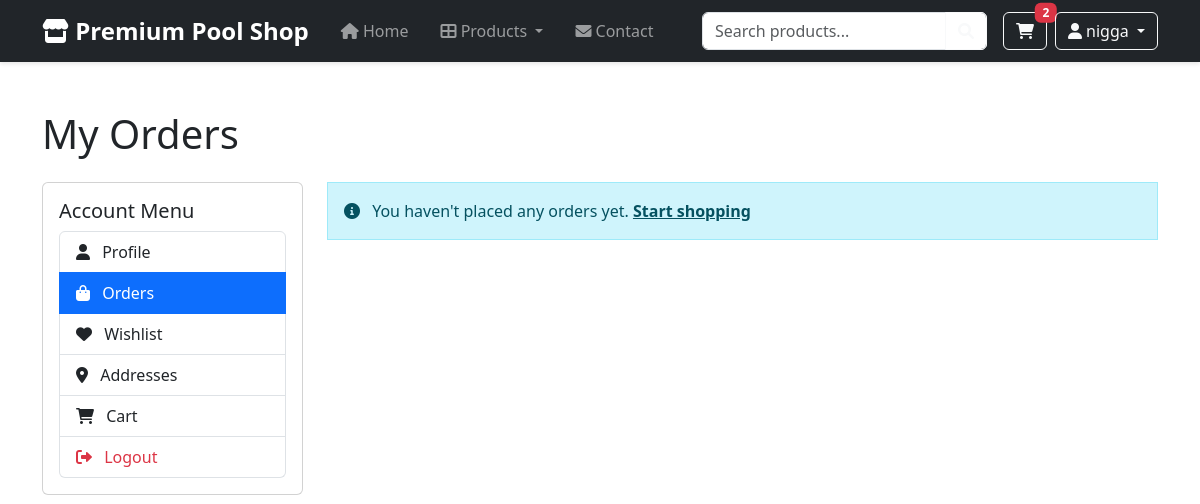
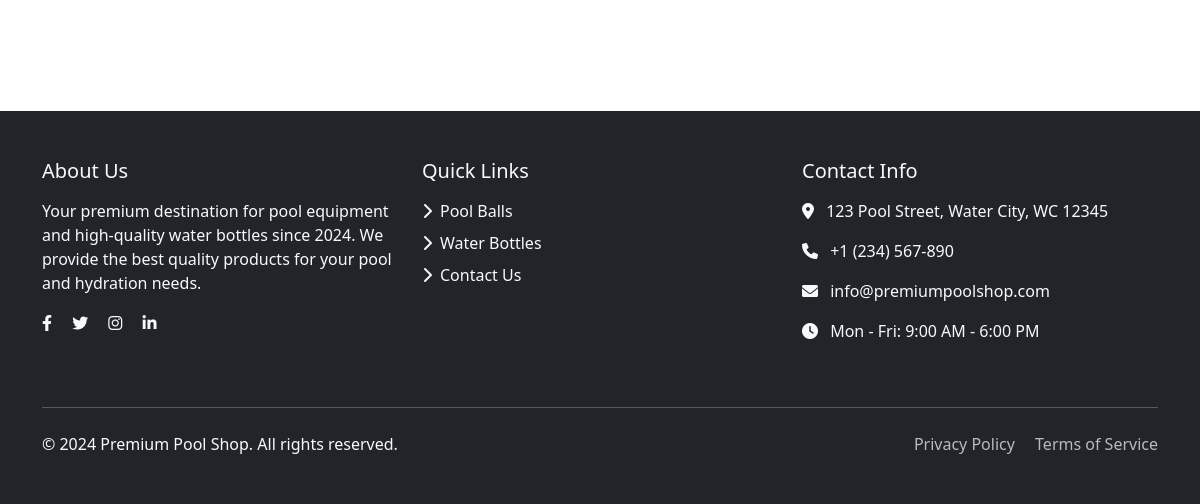
The page /orders/orders.php (signed in) on the database as committed earlier (2 pictures, top to bottom).
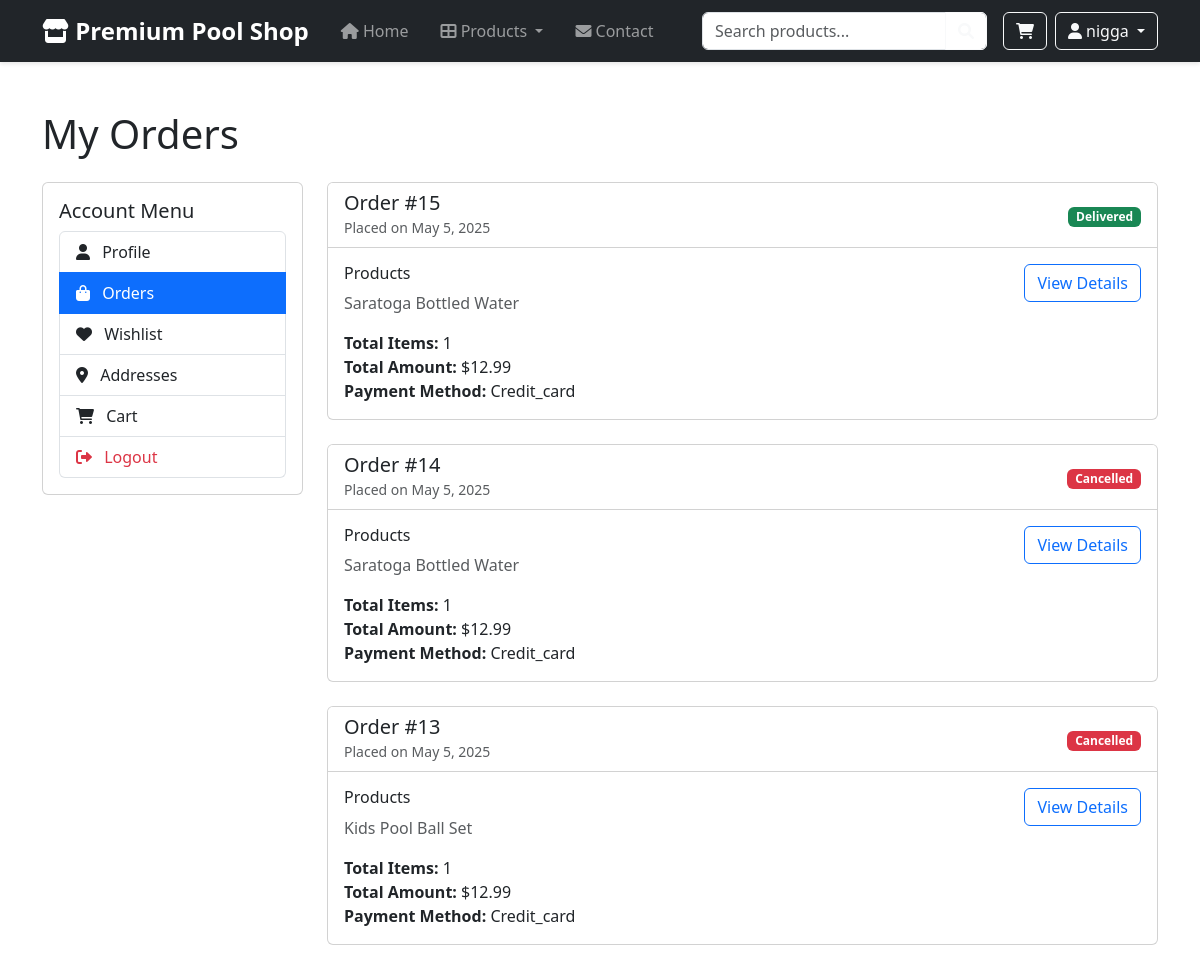
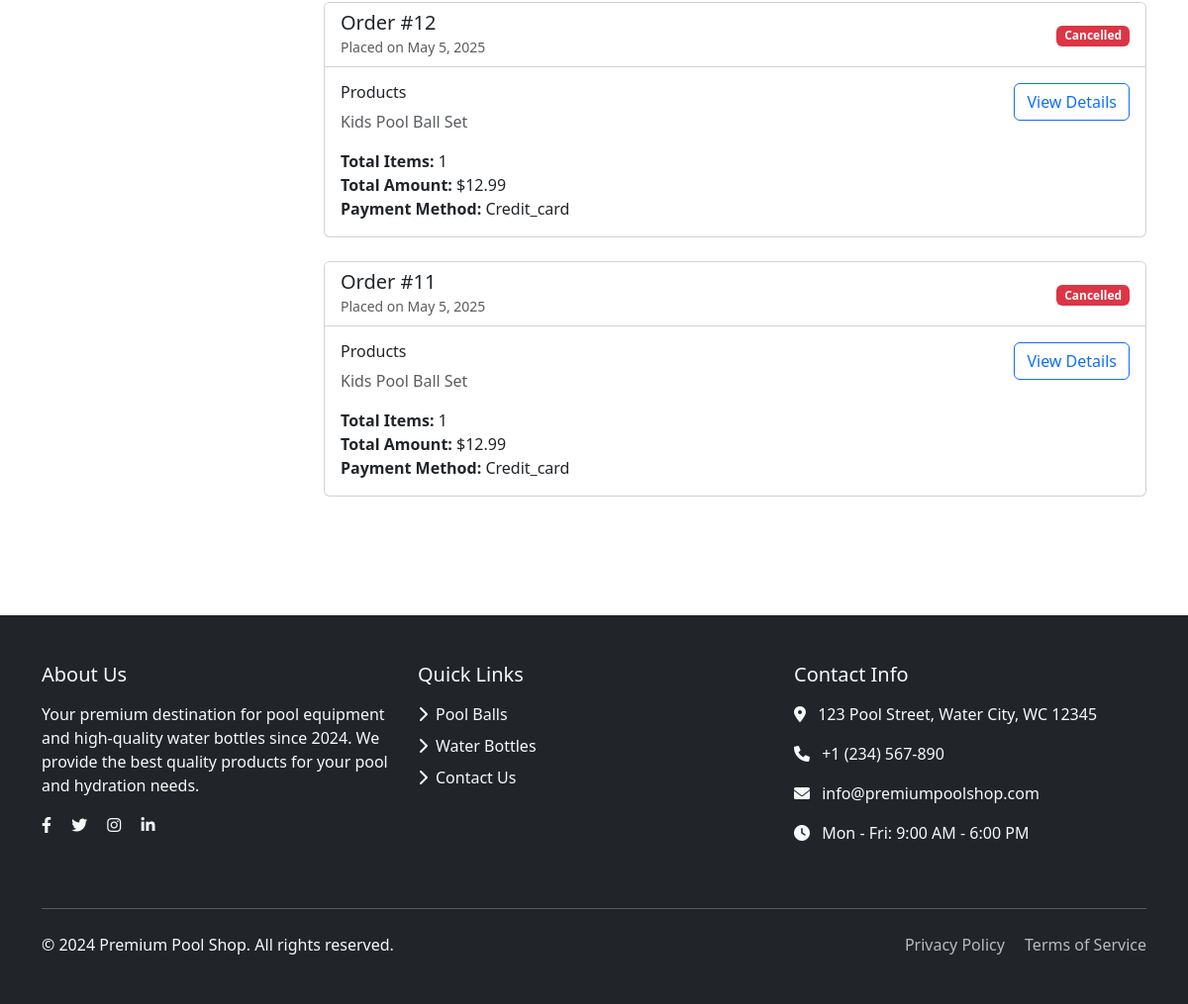
The same page on the database as committed later (2 pictures, top to bottom).
### tables this page shows
CREATE TABLE `orders` (
  `id` int(11) NOT NULL,
  `user_id` int(11) NOT NULL,
  `total_amount` decimal(10,2) NOT NULL,
  `status` enum('pending','processing','shipped','delivered','cancelled') DEFAULT 'pending',
  `shipping_address` text NOT NULL,
  `billing_address` text NOT NULL,
  `payment_method` varchar(50) NOT NULL,
  `notes` text DEFAULT NULL,
  `created_at` timestamp NOT NULL DEFAULT current_timestamp(),
  `updated_at` timestamp NOT NULL DEFAULT current_timestamp() ON UPDATE current_timestamp()
);

### includes/config/session.php (called while the page is built, shortened)
<?php
function isLoggedIn() {
    return isset($_SESSION['user_id']);
}
function getCurrentUsername() {
    return $_SESSION['username'] ?? 'Guest';
}
?>

### orders/orders.php (the view, shortened to what this page needs)
<?php
require_once __DIR__ . "/../includes/config/database.php";
require_once __DIR__ . "/../includes/config/session.php";
$orders_sql = "SELECT o.*,
               COUNT(oi.id) as total_items,
               GROUP_CONCAT(p.name SEPARATOR ', ') as product_names
               FROM orders o
               LEFT JOIN order_items oi ON o.id = oi.order_id
               LEFT JOIN products p ON oi.product_id = p.id
               WHERE o.user_id = ?
               GROUP BY o.id
               ORDER BY o.created_at DESC";
$stmt = mysqli_prepare($conn, $orders_sql);
mysqli_stmt_bind_param($stmt, "i", $_SESSION['user_id']);
mysqli_stmt_execute($stmt);
$orders_result = mysqli_stmt_get_result($stmt);
include __DIR__ . '/../includes/components/header.php';
?>
<div class="container py-5">
    <h1 class="mb-4">My Orders</h1>
    <div class="row">
        <?php include __DIR__ . '/../includes/components/account_menu.php'; ?>
        <div class="col-md-9">
            <?php if (mysqli_num_rows($orders_result) > 0): ?>
                <?php while ($order = mysqli_fetch_assoc($orders_result)): ?>
                    <div class="card mb-4">
                        <div class="card-header bg-white">
                            <div class="row align-items-center">
                                <div class="col-md-6">
                                    <h5 class="mb-0">Order #<?php echo $order['id']; ?></h5>
                                    <small class="text-muted">
                                        Placed on <?php echo date('F j, Y', strtotime($order['created_at'])); ?>
                                    </small>
                                </div>
                                <div class="col-md-6 text-md-end">
                                    <span class="badge bg-<?php
                                        echo match($order['status']) {
                                            'pending' => 'warning',
                                            'processing' => 'info',
                                            'shipped' => 'primary',
                                            'delivered' => 'success',
                                            'cancelled' => 'danger',
                                            default => 'secondary'
                                        };
                                    ?>">
                                        <?php echo ucfirst($order['status']); ?>
                                    </span>
                                </div>
                            </div>
                        </div>
                        <div class="card-body">
                            <div class="row">
                                <div class="col-md-8">
                                    <h6>Products</h6>
                                    <p class="text-muted"><?php echo htmlspecialchars($order['product_names']); ?></p>
                                    <p class="mb-0">
                                        <strong>Total Items:</strong> <?php echo $order['total_items']; ?><br>
                                        <strong>Total Amount:</strong> $<?php echo number_format($order['total_amount'], 2); ?><br>
                                        <strong>Payment Method:</strong> <?php echo ucfirst($order['payment_method']); ?>
                                    </p>
                                </div>
                                <div class="col-md-4 text-md-end">
                                    <a href="order_details.php?id=<?php echo $order['id']; ?>" class="btn btn-outline-primary">
                                        View Details
                                    </a>
                                </div>
                            </div>
                        </div>
                    </div>
                <?php endwhile; ?>
            <?php else: ?>
                <div class="alert alert-info">
                    <i class="fas fa-info-circle me-2"></i>
                    You haven't placed any orders yet.
                    <a href="/E-commerce_Belingheri_Barlascini/products.php" class="alert-link">Start shopping</a>
                </div>
            <?php endif; ?>
        </div>
    </div>
</div>
<?php include __DIR__ . '/../includes/components/footer.php'; ?>

### includes/components/header.php (shortened to what this page needs)
<?php
require_once __DIR__ . "/../config/functions.php";
require_once __DIR__ . "/../config/session.php";
$cart_count = 0;
if (isset($_SESSION['user_id'])) {
    $cart_count_sql = "SELECT COUNT(*) as count FROM cart WHERE user_id = ?";
    $cart_count_stmt = mysqli_prepare($conn, $cart_count_sql);
    mysqli_stmt_bind_param($cart_count_stmt, "i", $_SESSION['user_id']);
    mysqli_stmt_execute($cart_count_stmt);
    $cart_count_result = mysqli_stmt_get_result($cart_count_stmt);
    $cart_count = mysqli_fetch_assoc($cart_count_result)['count'];
}
?>
<!DOCTYPE html>
<html lang="en">
<head>
    <link href="https://cdn.jsdelivr.net/npm/bootstrap@5.3.0/dist/css/bootstrap.min.css" rel="stylesheet">
    <link href="https://cdnjs.cloudflare.com/ajax/libs/font-awesome/6.0.0/css/all.min.css" rel="stylesheet">
</head>
<body>
    <nav class="navbar navbar-expand-lg navbar-dark bg-dark sticky-top">
        <div class="container">
            <a class="navbar-brand" href="/E-commerce_Belingheri_Barlascini/index.php">
                <i class="fas fa-store"></i> Premium Pool Shop
            </a>
            <div class="collapse navbar-collapse" id="navbarNav">
                <ul class="navbar-nav me-auto">
                    <li class="nav-item">
                        <a class="nav-link" href="/E-commerce_Belingheri_Barlascini/index.php">
                            <i class="fas fa-home"></i> Home
                        </a>
                    </li>
                    <li class="nav-item dropdown">
                        <a class="nav-link dropdown-toggle" href="#" id="productsDropdown" role="button" data-bs-toggle="dropdown">
                            <i class="fas fa-th-large"></i> Products
                        </a>
                    </li>
                    <li class="nav-item">
                        <a class="nav-link" href="/E-commerce_Belingheri_Barlascini/pages/contact.php">
                            <i class="fas fa-envelope"></i> Contact
                        </a>
                    </li>
                </ul>
                <form class="d-flex me-3 search-form" action="/E-commerce_Belingheri_Barlascini/products.php" method="GET">
                    <input class="form-control" type="search" name="search" placeholder="Search products...">
                    <button class="btn btn-outline-light" type="submit">
                        <i class="fas fa-search"></i>
                    </button>
                </form>
                <div class="d-flex">
                    <a href="<?php echo isLoggedIn() ? '/E-commerce_Belingheri_Barlascini/cart/cart.php' : '/E-commerce_Belingheri_Barlascini/auth/login.php'; ?>" class="btn btn-outline-light me-2 position-relative">
                        <i class="fas fa-shopping-cart"></i>
                        <?php if($cart_count > 0): ?>
                            <span class="badge bg-danger position-absolute top-0 start-100 translate-middle"><?php echo $cart_count; ?></span>
                        <?php endif; ?>
                    </a>
                    <?php if(isLoggedIn()): ?>
                        <div class="dropdown">
                            <button class="btn btn-outline-light dropdown-toggle" type="button" id="userDropdown" data-bs-toggle="dropdown" aria-expanded="false">
                                <i class="fas fa-user"></i> <?php echo htmlspecialchars(getCurrentUsername()); ?>
                            </button>
                        </div>
                    <?php else: ?>
                        <a href="/E-commerce_Belingheri_Barlascini/auth/login.php" class="btn btn-outline-light">
                            <i class="fas fa-sign-in-alt"></i> Login
                        </a>
                    <?php endif; ?>
                </div>
            </div>
        </div>
    </nav>
</body>
</html>

### includes/components/account_menu.php (shortened to what this page needs)
<?php
$current_path = $_SERVER['PHP_SELF'];
function isActive($path, $section) {
    $result = strpos($path, BASE_PATH . $section) !== false;
    return $result;
}
function getUrl($path) {
    return BASE_PATH . $path;
}
?>
<div class="col-md-3">
    <div class="card mb-4">
        <div class="card-body">
            <h5 class="card-title">Account Menu</h5>
            <div class="list-group">
                <a href="<?php echo getUrl('/account/account.php'); ?>"
                   class="list-group-item list-group-item-action <?php echo isActive($current_path, '/account/') ? 'active' : ''; ?>">
                    <i class="fas fa-user me-2"></i> Profile
                </a>
                <a href="<?php echo getUrl('/orders/orders.php'); ?>"
                   class="list-group-item list-group-item-action <?php echo isActive($current_path, '/orders/') ? 'active' : ''; ?>">
                    <i class="fas fa-shopping-bag me-2"></i> Orders
                </a>
                <a href="<?php echo getUrl('/wishlist/wishlist.php'); ?>"
                   class="list-group-item list-group-item-action <?php echo isActive($current_path, '/wishlist/') ? 'active' : ''; ?>">
                    <i class="fas fa-heart me-2"></i> Wishlist
                </a>
                <a href="<?php echo getUrl('/addresses/addresses.php'); ?>"
                   class="list-group-item list-group-item-action <?php echo isActive($current_path, '/addresses/') ? 'active' : ''; ?>">
                    <i class="fas fa-map-marker-alt me-2"></i> Addresses
                </a>
                <a href="<?php echo getUrl('/cart/cart.php'); ?>"
                   class="list-group-item list-group-item-action <?php echo isActive($current_path, '/cart/') ? 'active' : ''; ?>"
                   onclick="console.log('Cart link clicked');">
                    <i class="fas fa-shopping-cart me-2"></i> Cart
                </a>
                <a href="<?php echo getUrl('/auth/logout.php'); ?>"
                   class="list-group-item list-group-item-action text-danger">
                    <i class="fas fa-sign-out-alt me-2"></i> Logout
                </a>
            </div>
        </div>
    </div>
</div>

### includes/components/footer.php (shortened to what this page needs)
    <footer class="bg-dark text-light py-5 mt-5">
        <div class="container">
            <div class="row">
                <div class="col-md-4 mb-4">
                    <h5 class="mb-3">About Us</h5>
                    <p>Your premium destination for pool equipment and high-quality water bottles since 2024. We provide the best quality products for your pool and hydration needs.</p>
                    <div class="social-links mt-3">
                        <a href="#" class="text-light me-3"><i class="fab fa-facebook-f"></i></a>
                        <a href="#" class="text-light me-3"><i class="fab fa-twitter"></i></a>
                        <a href="#" class="text-light me-3"><i class="fab fa-instagram"></i></a>
                        <a href="#" class="text-light"><i class="fab fa-linkedin-in"></i></a>
                    </div>
                </div>
                <div class="col-md-4 mb-4">
                    <h5 class="mb-3">Quick Links</h5>
                    <ul class="list-unstyled">
                        <li class="mb-2">
                            <a href="/E-commerce_Belingheri_Barlascini/products.php?category=pool_balls" class="text-light text-decoration-none">
                                <i class="fas fa-chevron-right me-2"></i>Pool Balls
                            </a>
                        </li>
                        <li class="mb-2">
                            <a href="/E-commerce_Belingheri_Barlascini/products.php?category=water_bottles" class="text-light text-decoration-none">
                                <i class="fas fa-chevron-right me-2"></i>Water Bottles
                            </a>
                        </li>
                        <li>
                            <a href="/E-commerce_Belingheri_Barlascini/pages/contact.php" class="text-light text-decoration-none">
                                <i class="fas fa-chevron-right me-2"></i>Contact Us
                            </a>
                        </li>
                    </ul>
                </div>
                <div class="col-md-4 mb-4">
                    <h5 class="mb-3">Contact Info</h5>
                    <ul class="list-unstyled">
                        <li class="mb-3">
                            <i class="fas fa-map-marker-alt me-2"></i>
                            123 Pool Street, Water City, WC 12345
                        </li>
                        <li class="mb-3">
                            <i class="fas fa-phone me-2"></i>
                            <a href="tel:+1234567890" class="text-light text-decoration-none">+1 (234) 567-890</a>
                        </li>
                        <li class="mb-3">
                            <i class="fas fa-envelope me-2"></i>
                            <a href="mailto:info@premiumpoolshop.com" class="text-light text-decoration-none">info@premiumpoolshop.com</a>
                        </li>
                        <li>
                            <i class="fas fa-clock me-2"></i>
                            Mon - Fri: 9:00 AM - 6:00 PM
                        </li>
                    </ul>
                </div>
            </div>
            <hr class="my-4">
            <div class="row">
                <div class="col-md-6 text-center text-md-start">
                    <p class="mb-0">&copy; 2024 Premium Pool Shop. All rights reserved.</p>
                </div>
                <div class="col-md-6 text-center text-md-end">
                    <span class="text-light text-decoration-none me-3" style="cursor: not-allowed; opacity: 0.7;">Privacy Policy</span>
                    <span class="text-light text-decoration-none" style="cursor: not-allowed; opacity: 0.7;">Terms of Service</span>
                </div>
            </div>
        </div>
    </footer>
</body>
</html>

### includes/components/header.php (style rules this page uses)
.navbar { box-shadow: 0 2px 4px rgba(0,0,0,0.1); }
.navbar-brand { font-weight: bold; font-size: 1.5rem; }
.nav-link { font-weight: 500; padding: 0.5rem 1rem !important; }
.search-form { position: relative; min-width: 200px; }
.search-form .form-control { padding-right: 40px; }
.search-form .btn { position: absolute; right: 0; top: 0; height: 100%; border-top-left-radius: 0; border-bottom-left-radius: 0; }
.alert { margin-bottom: 0; border-radius: 0; }

Rows that differ between the two databases and show on the page:
added orders: id "15", created_at "May 5, 2025", status "Delivered", product_names "Saratoga Bottled Water", total_items "1", total_amount "12.99", payment_method "Credit_card"
added orders: id "14", created_at "May 5, 2025", status "Cancelled", product_names "Saratoga Bottled Water", total_items "1", total_amount "12.99", payment_method "Credit_card"
added orders: id "13", created_at "May 5, 2025", status "Cancelled", product_names "Kids Pool Ball Set", total_items "1", total_amount "12.99", payment_method "Credit_card"
added orders: id "12", created_at "May 5, 2025", status "Cancelled", product_names "Kids Pool Ball Set", total_items "1", total_amount "12.99", payment_method "Credit_card"
added orders: id "11", created_at "May 5, 2025", status "Cancelled", product_names "Kids Pool Ball Set", total_items "1", total_amount "12.99", payment_method "Credit_card"
Other text that changed with them:
$cart_count: "2" → (not shown)
text no longer shown: "You haven't placed any orders yet. Start shopping"
